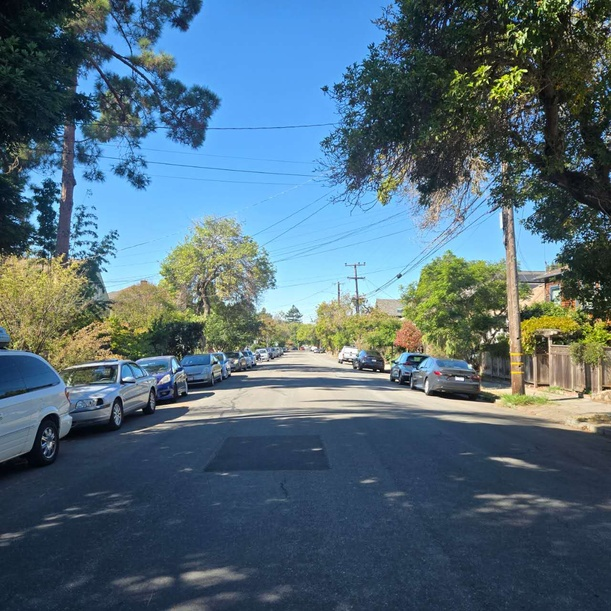
#> input picture project3B/assets/ParkerM.jpg, 611 x 611 px, shrunk from 1280 x 1280 before the run
$ python harris.py
#> lines starting #> are read from the running program, lines starting #| are printed output that depends on the picture

import numpy as np
import matplotlib.pyplot as plt
from skimage.feature import corner_harris, peak_local_max
from skimage.io import imread
from skimage.color import rgb2gray
import os


def get_harris_corners(im, edge_discard=20, min_distance=5, threshold_rel=0.01):
    """
    This function takes a b&w image and an optional amount to discard
    on the edge (default is 5 pixels), and finds all harris corners
    in the image. Harris corners near the edge are discarded and the
    coordinates of the remaining corners are returned. A 2d array (h)
    containing the h value of every pixel is also returned.

    h is the same shape as the original image, im.
    coords is 2 x n (ys, xs).

    Parameters:
    - min_distance: Minimum number of pixels separating corners (helps reduce corner count)
    - threshold_rel: Minimum intensity threshold for corners (relative to max)
    """

    assert edge_discard >= 20

    # find harris corners
    h = corner_harris(im, method='eps', sigma=1)
    # Adjust these parameters to reduce the number of corners before ANMS
    coords = peak_local_max(h, min_distance=min_distance, threshold_rel=threshold_rel)

    # discard points on edge
    edge = edge_discard  # pixels
    mask = (coords[:, 0] > edge) & \
           (coords[:, 0] < im.shape[0] - edge) & \
           (coords[:, 1] > edge) & \
           (coords[:, 1] < im.shape[1] - edge)
    coords = coords[mask].T
    return h, coords


# [22 lines left out: function dist2, not called in this run]


def anms(corners, harris_values, num_points=500, c_robust=0.9):
    """
    Adaptive Non-Maximal Suppression

    Parameters:
    - corners: 2 x n array of corner coordinates (ys, xs)
    - harris_values: 2D array of harris corner response values
    - num_points: Number of corners to select
    - c_robust: Robustness constant (default 0.9)

    Returns:
    - selected_corners: 2 x num_points array of selected corners
    """
    # Get harris values for each corner
    corner_strengths = harris_values[corners[0, :], corners[1, :]]

    # Convert corners to n x 2 for distance calculation
    corners_transposed = corners.T  # n x 2 (y, x)

    n = corners_transposed.shape[0]

    # Calculate radius for each point
    radii = np.inf * np.ones(n)

    print(f"Computing suppression radii for {n} corners...")

    # For each corner i
    for i in range(n):
        # Find all corners j where f(xi) < c_robust * f(xj)
        # This is equivalent to: f(xj) > f(xi) / c_robust
        # Meaning: neighbor must be significantly stronger (> 1.11x for c_robust=0.9)
        stronger_mask = corner_strengths > corner_strengths[i] / c_robust

        if np.any(stronger_mask):
            # Get corners that are stronger
            stronger_corners = corners_transposed[stronger_mask]

            # Compute distances to all stronger corners
            distances = np.sqrt(np.sum((stronger_corners - corners_transposed[i])**2, axis=1))

            # Minimum distance to any stronger corner
            radii[i] = np.min(distances)

    # Select top num_points corners with largest radii
    if n > num_points:
        # Get indices of corners with largest radii
        selected_indices = np.argsort(radii)[-num_points:]
    else:
        selected_indices = np.arange(n)

    selected_corners = corners[:, selected_indices]

    return selected_corners


# [133 lines left out: functions match_features, visualize_matches, not called in this run]


def extract_feature_descriptors(image, corners, window_size=40, descriptor_size=8, sample_spacing=5):
    """
    Extract feature descriptors from corners.

    Parameters:
    - image: Grayscale image
    - corners: 2 x n array of corner coordinates (ys, xs)
    - window_size: Size of the window to sample from (default 40x40)
    - descriptor_size: Size of the descriptor (default 8x8)
    - sample_spacing: Spacing between samples (default 5 pixels)

    Returns:
    - descriptors: n x (descriptor_size^2) array of feature descriptors
    - valid_corners: 2 x m array of corners with valid descriptors
    """
    n_corners = corners.shape[1]
    descriptor_dim = descriptor_size * descriptor_size
    descriptors = []
    valid_corners_list = []

    # Calculate the half-size of the window we need
    half_window = (descriptor_size - 1) * sample_spacing // 2

    for i in range(n_corners):
        y, x = corners[0, i], corners[1, i]

        # Check if the window is fully within the image
        if (y - half_window < 0 or y + half_window >= image.shape[0] or
            x - half_window < 0 or x + half_window >= image.shape[1]):
            continue

        # Sample 8x8 descriptor from 40x40 window with spacing of 5 pixels
        descriptor = np.zeros((descriptor_size, descriptor_size))

        for dy in range(descriptor_size):
            for dx in range(descriptor_size):
                # Calculate sample position relative to center
                sample_y = int(y + (dy - descriptor_size // 2 + 0.5) * sample_spacing)
                sample_x = int(x + (dx - descriptor_size // 2 + 0.5) * sample_spacing)

                # Get pixel value
                descriptor[dy, dx] = image[sample_y, sample_x]

        # Bias/gain normalization: mean=0, std=1
        mean_val = np.mean(descriptor)
        std_val = np.std(descriptor)

        if std_val > 1e-6:  # Avoid division by zero
            descriptor = (descriptor - mean_val) / std_val
        else:
            descriptor = descriptor - mean_val

        # Flatten to 64-dimensional vector
        descriptors.append(descriptor.flatten())
        valid_corners_list.append([y, x])

    if len(descriptors) == 0:
        return np.array([]), corners[:, :0]

    descriptors = np.array(descriptors)
    valid_corners = np.array(valid_corners_list).T

    return descriptors, valid_corners


def visualize_feature_descriptors(image, corners, descriptors, num_features=16, output_path='assets/feature_descriptors.jpg'):
    """
    Visualize several extracted feature descriptors.

    Parameters:
    - image: Original image
    - corners: 2 x n array of corner coordinates
    - descriptors: n x 64 array of feature descriptors
    - num_features: Number of features to visualize
    - output_path: Path to save the visualization
    """
    n_features = min(num_features, descriptors.shape[0])

    # Create a grid layout
    grid_size = int(np.ceil(np.sqrt(n_features)))
    fig, axes = plt.subplots(grid_size, grid_size, figsize=(12, 12))
    fig.suptitle(f'Feature Descriptors (8×8 normalized patches, sampled from 40×40 windows)', fontsize=14)

    # Flatten axes array for easier indexing
    if grid_size == 1:
        axes = np.array([axes])
    axes = axes.flatten()

    # Select evenly spaced features
    indices = np.linspace(0, descriptors.shape[0] - 1, n_features, dtype=int)

    for idx, ax in enumerate(axes):
        if idx < n_features:
            # Get descriptor and reshape to 8x8
            descriptor = descriptors[indices[idx]].reshape(8, 8)
            y, x = corners[0, indices[idx]], corners[1, indices[idx]]

            # Display the descriptor
            im = ax.imshow(descriptor, cmap='gray', interpolation='nearest')
            ax.set_title(f'Corner ({int(x)}, {int(y)})', fontsize=8)
            ax.axis('off')
        else:
            ax.axis('off')

    plt.tight_layout()
    plt.savefig(output_path, dpi=150, bbox_inches='tight')
    print(f"Saved: {output_path}")
    plt.close()

    # Also create a visualization showing the patches on the original image
    fig, axes = plt.subplots(2, 4, figsize=(16, 8))
    fig.suptitle('Feature Descriptors: Original 40×40 Windows and 8×8 Descriptors', fontsize=14)

    # Show first 4 features
    n_show = min(4, n_features)
    indices_show = indices[:n_show]

    for idx in range(n_show):
        y, x = int(corners[0, indices_show[idx]]), int(corners[1, indices_show[idx]])

        # Extract and show 40x40 window
        window_size = 40
        half_window = window_size // 2
        y_start = max(0, y - half_window)
        y_end = min(image.shape[0], y + half_window)
        x_start = max(0, x - half_window)
        x_end = min(image.shape[1], x + half_window)

        window = image[y_start:y_end, x_start:x_end]

        # Top row: 40x40 windows
        axes[0, idx].imshow(window, cmap='gray')
        axes[0, idx].set_title(f'40×40 Window at ({x}, {y})', fontsize=10)
        axes[0, idx].axis('off')

        # Mark sample points
        for dy in range(8):
            for dx in range(8):
                sample_y_rel = (dy - 3.5) * 5
                sample_x_rel = (dx - 3.5) * 5
                if (0 <= y - y_start + sample_y_rel < window.shape[0] and
                    0 <= x - x_start + sample_x_rel < window.shape[1]):
                    axes[0, idx].plot(x - x_start + sample_x_rel, y - y_start + sample_y_rel,
                                     'r.', markersize=3)

        # Bottom row: 8x8 descriptors
        descriptor = descriptors[indices_show[idx]].reshape(8, 8)
        axes[1, idx].imshow(descriptor, cmap='gray', interpolation='nearest')
        axes[1, idx].set_title(f'8×8 Descriptor (normalized)', fontsize=10)
        axes[1, idx].axis('off')

    plt.tight_layout()
    output_path_detailed = output_path.replace('.jpg', '_detailed.jpg')
    plt.savefig(output_path_detailed, dpi=150, bbox_inches='tight')
    print(f"Saved: {output_path_detailed}")
    plt.close()


# [112 lines left out: functions compute_homography, ransac_homography, not called in this run]


def visualize_corners(image, corners, title, output_path):
    """
    Visualize corners overlaid on image

    Parameters:
    - image: Original image (grayscale or RGB)
    - corners: 2 x n array of corner coordinates (ys, xs)
    - title: Title for the plot
    - output_path: Path to save the figure
    """
    plt.figure(figsize=(12, 10))
    if len(image.shape) == 2:
        plt.imshow(image, cmap='gray')
    else:
        plt.imshow(image)

    # Plot corners
    plt.scatter(corners[1, :], corners[0, :], c='red', marker='x', s=20, linewidths=1)
    plt.title(f'{title} ({corners.shape[1]} corners)')
    plt.axis('off')
    plt.tight_layout()
    plt.savefig(output_path, dpi=150, bbox_inches='tight')
    print(f"Saved: {output_path}")
    plt.close()


def main():
    # Load image
    image_path = 'assets/ParkerM.jpg'
    if not os.path.exists(image_path):
        print(f"Error: Image not found at {image_path}")
        return

    print(f"Loading image: {image_path}")
    img = imread(image_path)
#> img is the input picture: shape (611, 611, 3); mean R, G, B 81.4, 106, 120.4
    img_gray = rgb2gray(img)
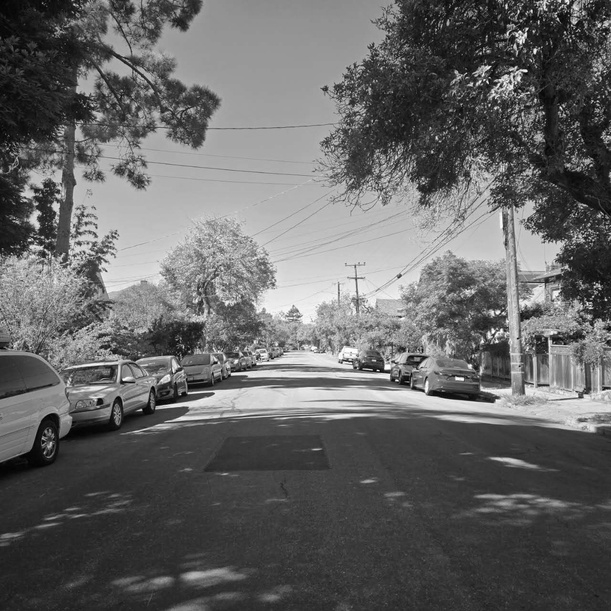
#> img_gray: shape (611, 611) float64; min 0.0025, max 1, mean 0.399

    print(f"Image shape: {img.shape}")
#| Image shape: (611, 611, 3)

    # Create output directory
    output_dir = 'assets'
    os.makedirs(output_dir, exist_ok=True)

    # Step 1: Harris Corner Detection
    print("\n=== Step 1: Harris Corner Detection ===")
    h, corners_harris = get_harris_corners(
        img_gray,
        edge_discard=20,
        min_distance=5,  # Increase this to reduce corner count
        threshold_rel=0.01  # Increase this to reduce corner count
    )
#> in get_harris_corners, `h = corner_harris(im, method='eps', sigma=1)`:
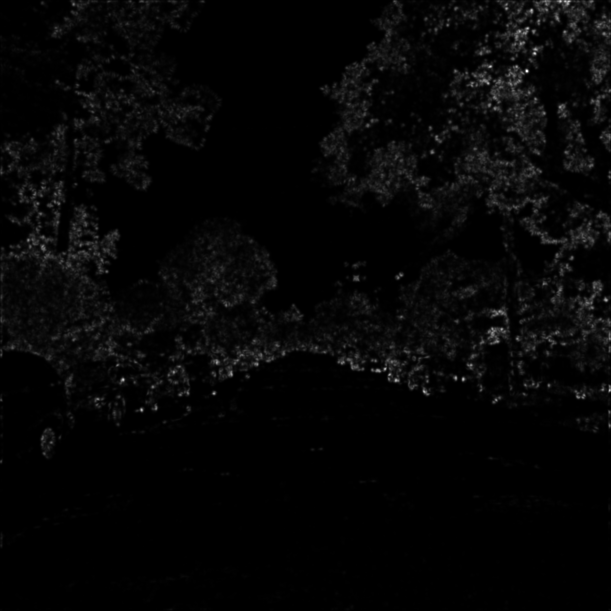
#> h: shape (611, 611) float64; min 0, max 2.78, mean 0.0689; drawn with min black and max white
#> in get_harris_corners, `coords = peak_local_max(h, min_distance=min_distance, threshold_rel=th..`: coords = 1093 pairs, first value 5 to 604, second value 8 to 604

    print(f"Number of Harris corners detected: {corners_harris.shape[1]}")
#| Number of Harris corners detected: 991

    # Visualize Harris corners
    visualize_corners(
        img,
        corners_harris,
        'Harris Corners',
        os.path.join(output_dir, 'harris_corners.jpg')
    )

    # Step 2: Adaptive Non-Maximal Suppression (ANMS)
    print("\n=== Step 2: ANMS ===")
    num_anms_points = 500  # Number of corners to select

    if corners_harris.shape[1] > 0:
        corners_anms = anms(
            corners_harris,
            h,
            num_points=num_anms_points,
            c_robust=0.9
        )
#> in anms, `corner_strengths = harris_values[corners[0, :], corners[1, :]]`: corner_strengths = 991 values, max 2.78 at index 0, min 0.0281 at index 990, mean 0.475
#> in anms, `corners_transposed = corners.T`: corners_transposed = 991 pairs, first value 21 to 590, second value 23 to 590
#> (printed output is left out)
#> the loop in anms, `for i in range(n):` made 991 passes
#> (stronger_corners, distances) on passes 2 to 8: ([[71, 526]], [19.7]), ([[71, 526]], [36.35]), ([[71, 526], [53, 534]], [507.2, 524.6]), ([[71, 526], [53, 534]], [43.01, 25.96]), ([[71, 526], [53, 534]], [335.9, 355.4]), ([[71, 526], [53, 534]], [314.4, 333.6]), ([[71, 526], [53, 534], [66, 490]], [512.3, 530.3, 489.3])
#> in anms, `selected_indices = np.argsort(radii)[-num_points:]`: selected_indices = 500 values, max 989 at index 306, min 0 at index 499, mean 423.3

        print(f"Number of corners after ANMS: {corners_anms.shape[1]}")
#| Number of corners after ANMS: 500

        # Visualize ANMS corners
        visualize_corners(
            img,
            corners_anms,
            'ANMS Selected Corners',
            os.path.join(output_dir, 'anms_corners.jpg')
        )
#> call 2 of visualize_corners, with corners = array of shape (2, 500), title = 'ANMS Selected Corners', output_path = 'assets/anms_corners.jpg'
#> in visualize_corners (call 2), `plt.savefig(output_path, dpi=150, bbox_inches='tight')`:
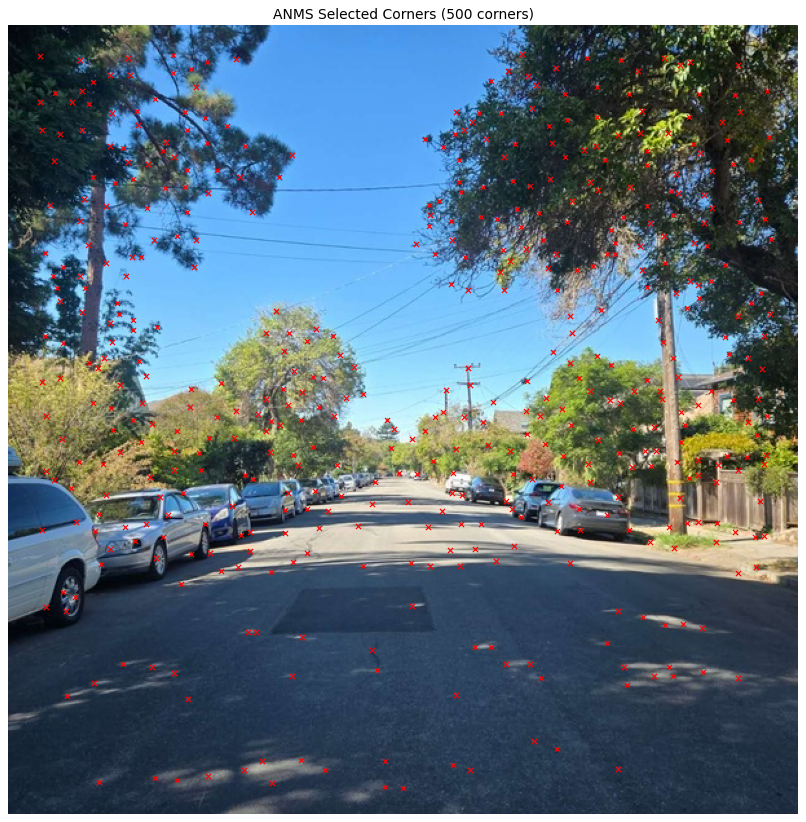
#> figure drawn by matplotlib, 1 panel

        # Step 3: Feature Descriptor Extraction
        print("\n=== Step 3: Feature Descriptor Extraction ===")
        descriptors, valid_corners = extract_feature_descriptors(
            img_gray,
            corners_anms,
            window_size=40,
            descriptor_size=8,
            sample_spacing=5
        )
#> the loop in extract_feature_descriptors, `for i in range(n_corners):` made 500 passes
#> (y, x) on passes 1 to 3: (93, 454), (453, 44), (344, 149)
#> after the loop in extract_feature_descriptors, `for i in range(n_corners):`: descriptors = 500 items; valid_corners_list = 500 pairs, first value 22 to 590, second value 24 to 590

        print(f"Number of valid descriptors extracted: {descriptors.shape[0]}")
#| Number of valid descriptors extracted: 500
        print(f"Descriptor dimensions: {descriptors.shape[1]} (8x8 = 64)")
#| Descriptor dimensions: 64 (8x8 = 64)
        print(f"Descriptor statistics - Mean: {np.mean(descriptors):.4f}, Std: {np.std(descriptors):.4f}")
#| Descriptor statistics - Mean: 0.0000, Std: 1.0000

        # Visualize feature descriptors
        visualize_feature_descriptors(
            img_gray,
            valid_corners,
            descriptors,
            num_features=16,
            output_path=os.path.join(output_dir, 'feature_descriptors.jpg')
        )
#> the loop in visualize_feature_descriptors, `for idx, ax in enumerate(axes):` made 16 passes
#> (y, x) on passes 1 to 8: (93, 454), (94, 336), (198, 527), (219, 525), (369, 417), (225, 434), (129, 350), (362, 135)
#> in visualize_feature_descriptors, `plt.savefig(output_path, dpi=150, bbox_inches='tight')`:
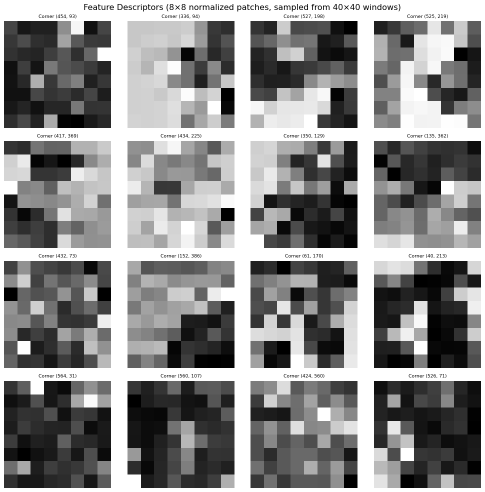
#> figure drawn by matplotlib, 16 panels
#> the loop in visualize_feature_descriptors, `for idx in range(n_show):` made 4 passes
#> (y, x, y_start, y_end, x_start, x_end) on passes 1 to 4: (93, 454, 73, 113, 434, 474), (94, 336, 74, 114, 316, 356), (198, 527, 178, 218, 507, 547), (219, 525, 199, 239, 505, 545)
#> pass 1, in visualize_feature_descriptors, `window = image[y_start:y_end, x_start:x_end]`:
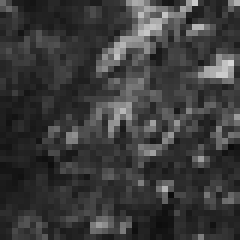
#> window: shape (40, 40) float64 (shown 6 times larger); min 0.0456, max 0.844, mean 0.234
#> pass 3, in visualize_feature_descriptors, `window = image[y_start:y_end, x_start:x_end]`:
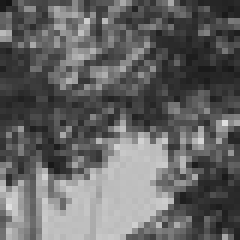
#> window: shape (40, 40) float64 (shown 6 times larger); min 0.0813, max 0.878, mean 0.395
#> in visualize_feature_descriptors, `plt.savefig(output_path_detailed, dpi=150, bbox_inches='tight')`:
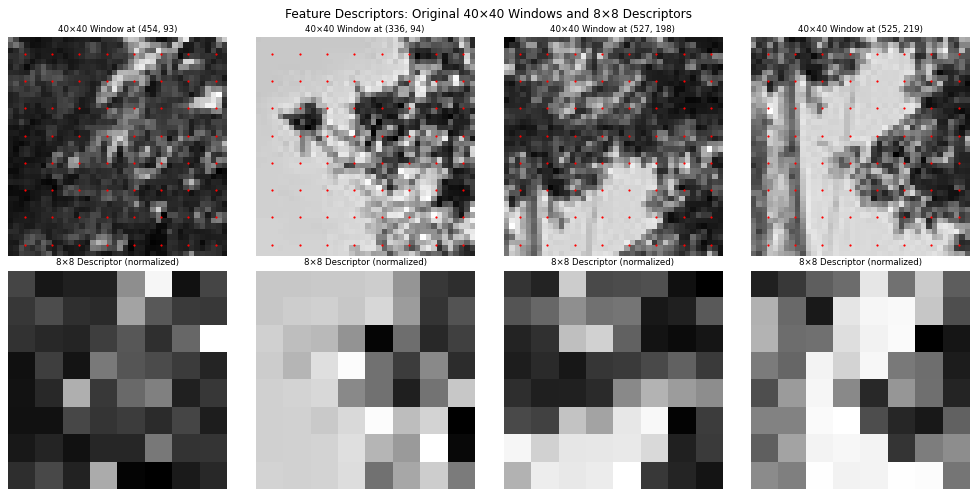
#> figure drawn by matplotlib, 8 panels

    else:
        print("No corners detected!")

    print("\n=== Done! ===")
    print(f"Results saved in {output_dir}/")


if __name__ == '__main__':
    main()

$ run again, with project3B/assets/ParkerL.jpg copied over project3B/assets/ParkerM.jpg
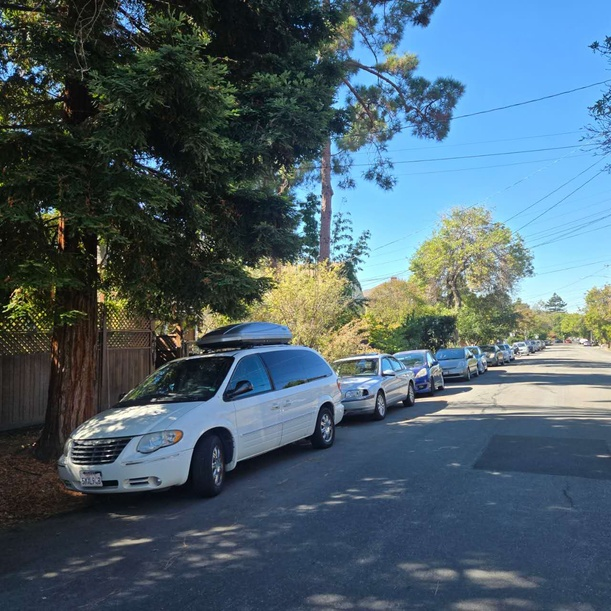
#> input picture project3B/assets/ParkerL.jpg, 611 x 611 px, shrunk from 1280 x 1280 before the run
#> in main, img is the input picture: shape (611, 611, 3); mean R, G, B 76.2, 97.2, 108.7
#| Image shape: (611, 611, 3)
#> in get_harris_corners, `h = corner_harris(im, method='eps', sigma=1)`:
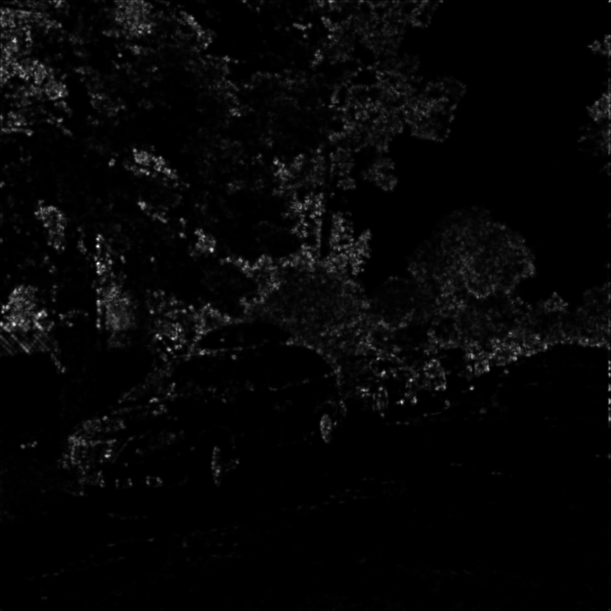
#> h: shape (611, 611) float64; min 0, max 2.27, mean 0.0556; drawn with min black and max white
#> coords = 1155 pairs, first value 5 to 605, second value 5 to 603
#| Number of Harris corners detected: 1046
#> corner_strengths = 1046 values, max 2.27 at index 0, min 0.0228 at index 1045, mean 0.378
#> corners_transposed = 1046 pairs, first value 21 to 590, second value 21 to 590
#> (printed output is left out)
#> the loop in anms, `for i in range(n):` made 1046 passes
#> (stronger_corners, distances) on passes 4 to 8: ([[246, 97], [263, 98]], [114, 113.9]), ([[246, 97], [263, 98], [314, 39]], [341.7, 333.4, 372.5]), ([[246, 97], [263, 98], [314, 39], [249, 211]], [7, 24.02, 94.81, 114.4]), ([[246, 97], [263, 98], [314, 39], [249, 211]], [155.7, 172.5, 219.9, 216.4]), ([[246, 97], [263, 98], [314, 39], [249, 211]], [25.02, 8, 73.01, 115.1])
#> selected_indices = 500 values, max 1044 at index 265, min 0 at index 499, mean 467.1
#| Number of corners after ANMS: 500
#> the loop in extract_feature_descriptors, `for i in range(n_corners):` made 500 passes
#> (y, x) on passes 1 to 3: (281, 323), (354, 528), (318, 127)
#> after the loop in extract_feature_descriptors, `for i in range(n_corners):`: descriptors = 500 items; valid_corners_list = 500 pairs, first value 21 to 590, second value 21 to 590
#| Number of valid descriptors extracted: 500
#| Descriptor dimensions: 64 (8x8 = 64)
#| Descriptor statistics - Mean: 0.0000, Std: 1.0000
#> the loop in visualize_feature_descriptors, `for idx, ax in enumerate(axes):` made 16 passes
#> (y, x) on passes 1 to 8: (281, 323), (98, 276), (83, 441), (168, 52), (94, 26), (388, 197), (74, 321), (85, 146)
#> the loop in visualize_feature_descriptors, `for idx in range(n_show):` made 4 passes
#> (y, x, y_start, y_end, x_start, x_end) on passes 1 to 4: (281, 323, 261, 301, 303, 343), (98, 276, 78, 118, 256, 296), (83, 441, 63, 103, 421, 461), (168, 52, 148, 188, 32, 72)
#> pass 3, in visualize_feature_descriptors, `window = image[y_start:y_end, x_start:x_end]`:
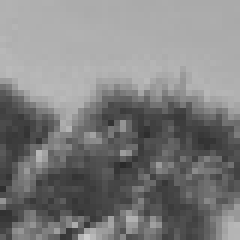
#> window: shape (40, 40) float64 (shown 6 times larger); min 0.166, max 0.797, mean 0.5
